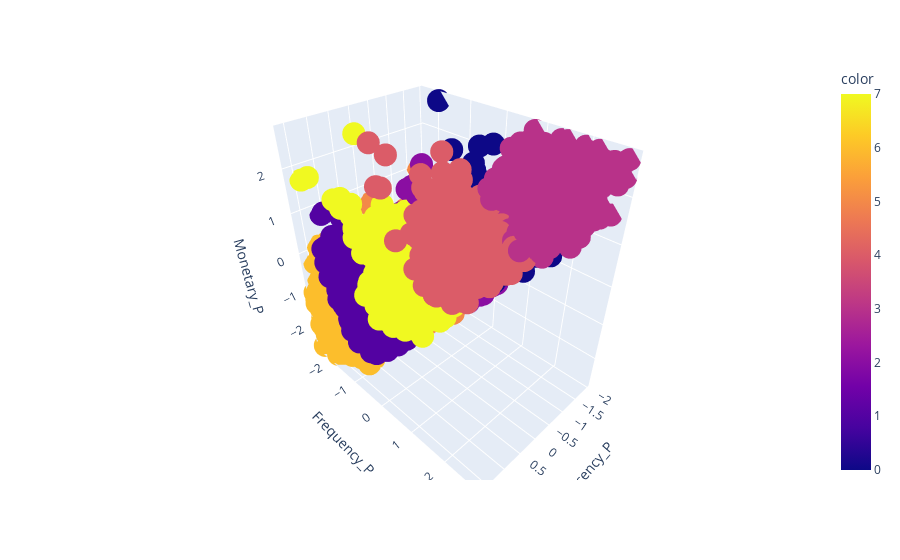

The cell this chart's notebook holds for it:
### Code cell
# Displaying clusters based on default values
fig = px.scatter_3d(data_frame=X, x='Recency_P', y='Frequency_P', z='Monetary_P', color=y)
fig.show()

### Figure 1 — Plotly figure (JSON) as saved in the notebook; plotly's stock layout.template omitted (floating-point values rounded to 4 significant figures; data arrays with more than 128 entries replaced by an {"elided": "..."} marker saying what was removed)
{"data": [{"hovertemplate": "Recency_P=%{x}<br>Frequency_P=%{y}<br>Monetary_P=%{z}<br>color=%{marker.color}<extra></extra>", "legendgroup": "", "marker": {"color": {"elided": "5881 int values"}, "coloraxis": "coloraxis", "symbol": "circle"}, "mode": "markers", "name": "", "scene": "scene", "showlegend": false, "type": "scatter3d", "x": {"elided": "5881 float values"}, "y": {"elided": "5881 float values"}, "z": {"elided": "5881 float values"}}], "layout": {"coloraxis": {"colorbar": {"title": {"text": "color"}}, "colorscale": [[0, "#0d0887"], [0.1111, "#46039f"], [0.2222, "#7201a8"], [0.3333, "#9c179e"], [0.4444, "#bd3786"], [0.5556, "#d8576b"], [0.6667, "#ed7953"], [0.7778, "#fb9f3a"], [0.8889, "#fdca26"], [1, "#f0f921"]]}, "legend": {"tracegroupgap": 0}, "margin": {"t": 60}, "scene": {"domain": {"x": [0, 1], "y": [0, 1]}, "xaxis": {"title": {"text": "Recency_P"}}, "yaxis": {"title": {"text": "Frequency_P"}}, "zaxis": {"title": {"text": "Monetary_P"}}}}}
